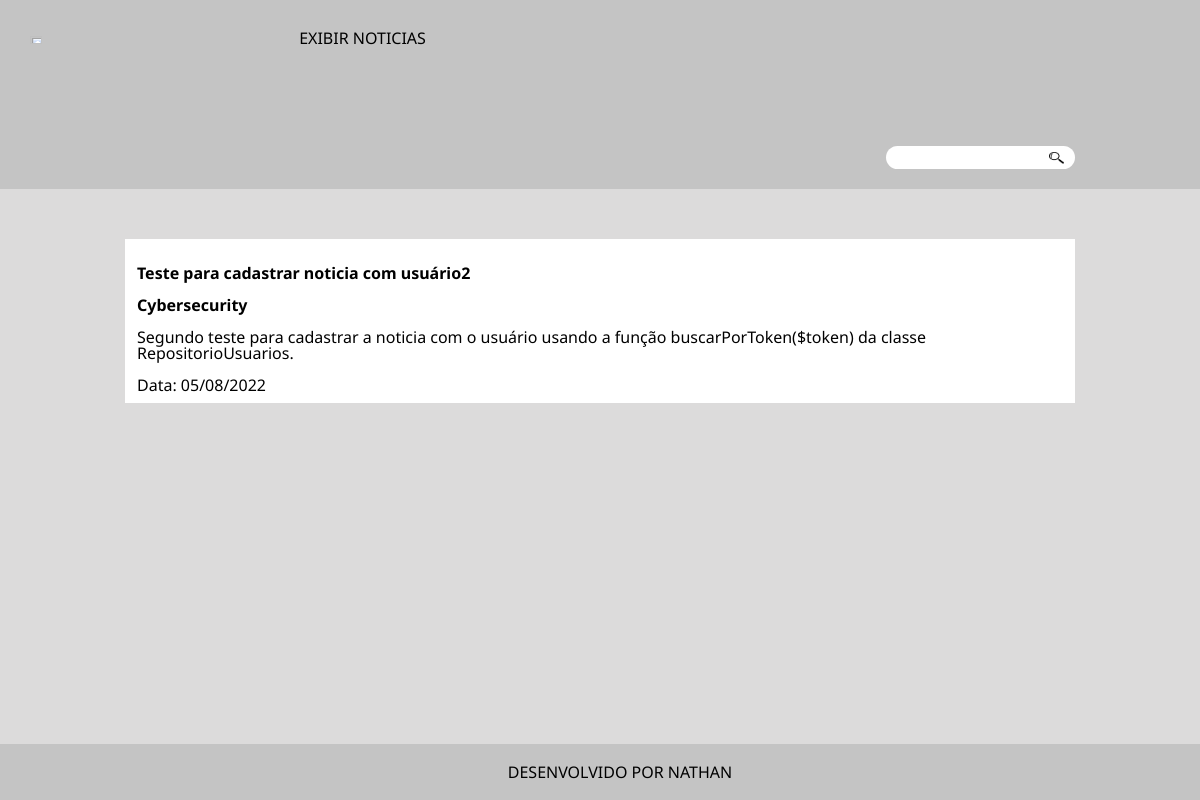
The page /noticia.php?id=22 on the database its author committed.
### tables this page shows
CREATE TABLE `noticias` (
  `id` int(11) NOT NULL AUTO_INCREMENT,
  `id_usuario` int(11) DEFAULT NULL,
  `id_categoria` int(11) DEFAULT NULL,
  `titulo` varchar(150) NOT NULL,
  `conteudo` text NOT NULL,
  `data_publicacao` date DEFAULT NULL,
  PRIMARY KEY (`id`),
  KEY `id_categoria` (`id_categoria`),
  KEY `id_usuario` (`id_usuario`),
  CONSTRAINT `noticias_ibfk_1` FOREIGN KEY (`id_categoria`) REFERENCES `categorias` (`id`),
  CONSTRAINT `noticias_ibfk_2` FOREIGN KEY (`id_usuario`) REFERENCES `usuarios` (`id`)
);

CREATE TABLE `categorias` (
  `id` int(11) NOT NULL AUTO_INCREMENT,
  `nome` varchar(100) NOT NULL,
  PRIMARY KEY (`id`),
  UNIQUE KEY `nome` (`nome`)
);

### src/repositorio/RepositorioNoticias.php (called while the page is built, shortened)
<?php
class RepositorioNoticias
{
    private PDO $conexao;
    public function __construct(PDO $conexao)
    {
        $this->conexao = $conexao;
    }
    public function umaNoticia($id): Noticia
    {
        $sql = "SELECT noticias.id, perfis.id AS id_do_perfil, perfis.nome AS perfil, usuarios.id AS id_do_usuario, usuarios.nome AS usuario, usuarios.email AS email_do_usuario, usuarios.senha AS senha_do_usuario, categorias.id AS id_da_categoria, categorias.nome AS categoria, noticias.titulo, noticias.conteudo, noticias.data_publicacao
        FROM noticias JOIN categorias ON noticias.id_categoria = categorias.id JOIN usuarios ON noticias.id_usuario = usuarios.id JOIN perfis ON id_perfil = perfis.id WHERE noticias.id = :id;";
        $consulta = $this->conexao->prepare($sql);
        $consulta->bindValue(':id', $id);
        $consulta->execute();
        $dadosNoticia = $consulta->fetch(PDO::FETCH_ASSOC);
        $noticia = new \Noticia(
            $dadosNoticia['id'],
            new \Categoria($dadosNoticia['id_da_categoria'], $dadosNoticia['categoria']),
            $dadosNoticia['titulo'],
            $dadosNoticia['conteudo'],
            $dadosNoticia['data_publicacao']
        );
        $perfil = new \Perfil($dadosNoticia['id_do_perfil'], $dadosNoticia['perfil']);
        $usuario = new \Usuario($dadosNoticia['id_do_usuario'], $perfil, $dadosNoticia['usuario'], $dadosNoticia['email_do_usuario'], $dadosNoticia['senha_do_usuario']);
        $noticia->recebeUsuario($usuario);
        return $noticia;
    }
}

### src/dominio/modelo/Categoria.php (called while the page is built, shortened)
<?php
class Categoria
{
    private $categoria;
    public function __construct(?int $id, string $categoria)
    {
        $this->categoria = $this->limpar($categoria);
    }
    public function categoria(): string
    {
        return $this->categoria;
    }
    private function limpar($categoria)
    {
        $categoria = trim($categoria);
        $categoria = stripcslashes($categoria);
        $categoria = htmlspecialchars($categoria);
        return $categoria;
    }
}

### src/dominio/modelo/Noticia.php (called while the page is built, shortened)
<?php
class Noticia
{
    private $categoria;
    private $titulo;
    private $conteudo;
    private $dataPublicacao;
    public function __construct(?int $id, Categoria $categoria, string $titulo, string $conteudo, ?string $dataPublicacao)
    {
        $this->categoria = $categoria;
        $this->titulo = $this->limpar($titulo);
        $this->conteudo = $this->limpar($conteudo);
        $this->dataPublicacao = $dataPublicacao;
    }
    public function titulo(): string
    {
        return $this->titulo;
    }
    public function conteudo(): string
    {
        return $this->conteudo;
    }
    public function dataPublicacao(): string
    {
        $dataPublicacaoFormatada = $this->dataPublicacao;
        $dataPublicacaoFormatada = date_create($dataPublicacaoFormatada);
        return date_format($dataPublicacaoFormatada, 'd/m/Y');
    }
    public function categoria(): string
    {
        return $this->categoria->categoria();
    }
    private function limpar($noticia)
    {
        $noticia = trim($noticia);
        $noticia = htmlspecialchars($noticia);
        return $noticia;
    }
}

### noticia.php (the view, shortened to what this page needs)
<?php
require_once 'src/dominio/modelo/Noticia.php';
require_once 'src/dominio/modelo/Categoria.php';
require_once 'src/repositorio/RepositorioNoticias.php';
require_once 'layout/cabecalho.php';
$conexao = Conexao::criarConexao();
$repositorioNoticias = new RepositorioNoticias($conexao);
$id = $_GET['id'];
$noticia = $repositorioNoticias->umaNoticia($id);
?>
<!DOCTYPE html>
<html lang="pt-br">
<head>
    <link rel="stylesheet" href="reset.css">
    <link rel="stylesheet" href="style.css">
</head>
    <main>
        <section class="conteudo-completo">
                <h2><?php echo $noticia->titulo(); ?></h2>
                <h3><?php echo $noticia->categoria(); ?></h3>
                    <p>
                        <?php echo nl2br($noticia->conteudo()); ?>
                   </p>
                   <br>
                   <p>
                    Data: <?php echo $noticia->dataPublicacao(); ?>
                   </p>
        </section>
    </main>

### style.css (style rules this page uses)
body { background: rgb(220, 219, 219); font-family: 'Montserrat', sans-serif; font-family: 'Noto Sans', sans-serif; }
main { width: 950px; margin: 0 auto; margin-bottom: 5em; }
.caixa-noticia h2, h3 { padding-bottom: 1em; font-weight: bold; }
.conteudo-completo { background: white; margin-bottom: 70px; margin: 0 auto; padding: 10px 12px; display: inline-block; position: relative; }
.conteudo-completo h2 { padding: 1em 0; font-weight: bold; }
footer { background: rgb(196, 196, 196); text-align: center; padding: 20px; margin: auto; width: 100%; bottom: 0; position: fixed; }

### rows shown on the page
noticias: titulo "Teste para cadastrar noticia com usuário2", id_categoria.nome "Cybersecurity", conteudo "Segundo teste para cadastrar a noticia com o usuário usando a função buscarPorToken($token) da classe RepositorioUsuarios.", data_publicacao "05/08/2022"
